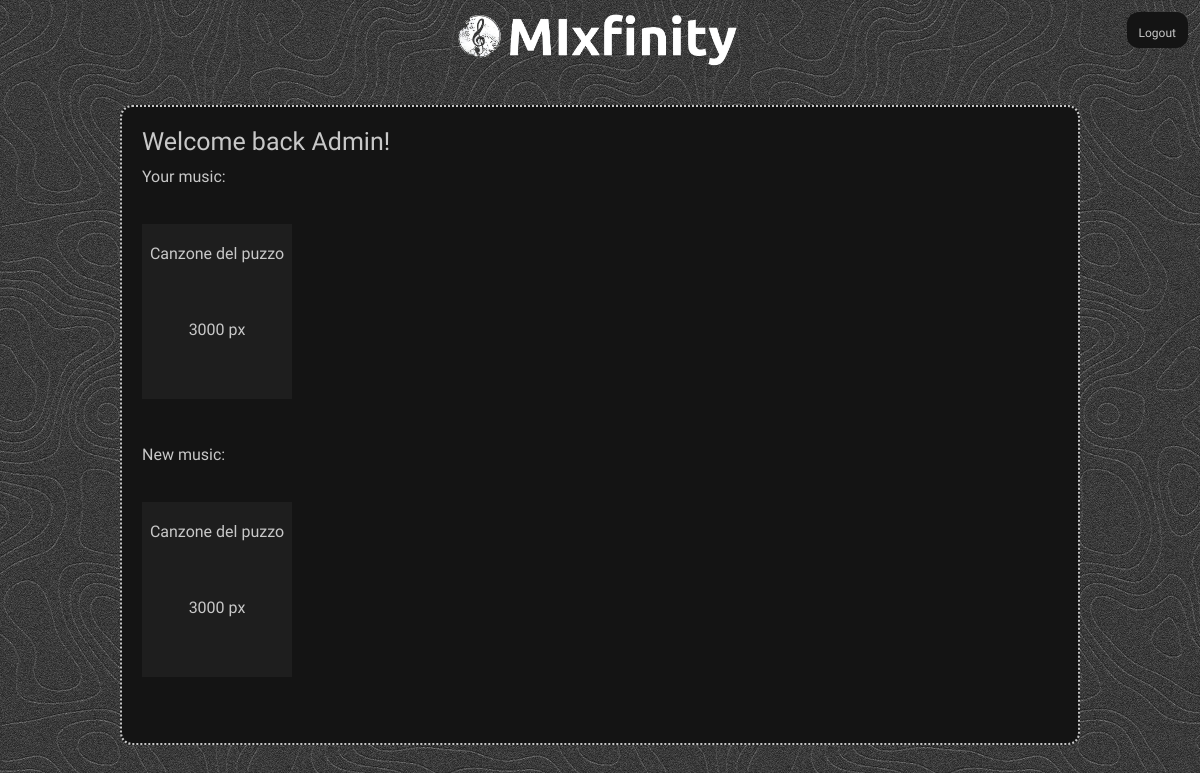
The page /php/member.php (signed in) on the database as committed earlier.
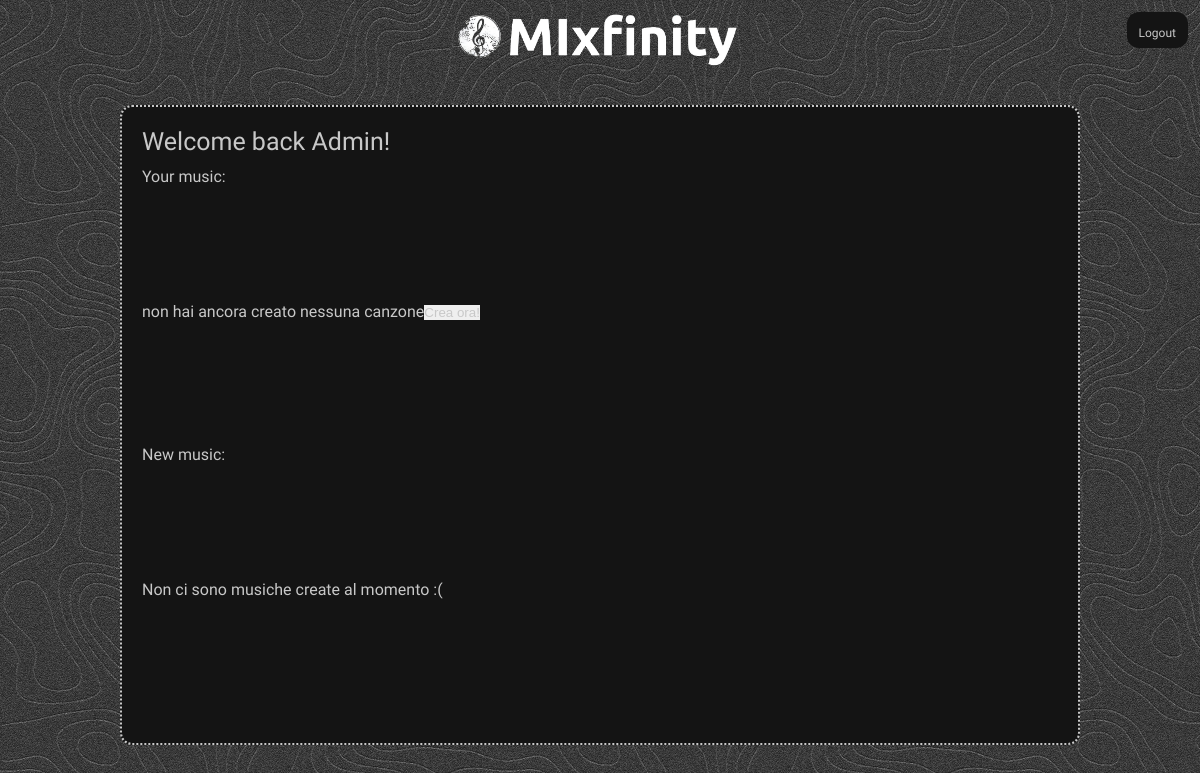
The same page on the database as committed later.
### tables this page shows
CREATE TABLE `music` (
  `id` int(11) NOT NULL,
  `title` varchar(50) NOT NULL,
  `data` longtext NOT NULL CHECK (json_valid(`data`)),
  `release_date` date NOT NULL DEFAULT current_timestamp(),
  `rating` decimal(3,1) NOT NULL DEFAULT 0.0,
  `id_user` int(11) NOT NULL,
  `id_genre` int(11) NOT NULL,
  `id_music_remix` int(11) DEFAULT NULL
);

### php/member.php (the view, shortened to what this page needs)
<?php
require "./import/connect.php";
if(isset($_SESSION['logged']) AND $_SESSION['logged'] === true){
	$email = $_SESSION['email'];
	$sql = "SELECT * FROM music WHERE id_user = (SELECT id FROM users WHERE email = '$email')";
	$response = $conn->query($sql);
	$sql = "SELECT * FROM music";
	$response_all = $conn->query($sql);
?>
	<!DOCTYPE html>
	<html lang='it'>
	<head>
		<link rel='stylesheet' href='../css/userStyle.css'>
	</head>
	<body>
		<div class='container'>
			<div class='header'>
				<div class='logo'>
					<img src='../img/logo_long_transparent.png' alt='' srcset=''>
				</div>
				<div class='login-container'>
					<a href='' ><?php $_SESSION['username'] ?></a><br>
					<a href='logout.php' >Logout</a>
				</div>
			</div>
			<div class='main'>
				<div class='center'>
					<div class='top'>
						Welcome back <?php echo $_SESSION['username']?>!
					</div>
					<div class='user-music'>
						Your music:
						<div class='music-container'>
<?php
	if($response->num_rows > 0){
		while ($row = $response->fetch_assoc()) {
			$title = $row ['title'];
			$duration = $row['duration'];
			$id = $row['id'];
			echo "<div class='music-card' id='".$id."'>
					<br>
					<div class='title'>".$title."</div>
					<br> <br><br>
					".$duration." px <br><br>
				</div>";
		}
	}else{
		echo "non hai ancora creato nessuna canzone";
		echo "<form action='../src/editor/index.php'>".
			"<input type='submit' value='Crea ora!'></form>";
	}
?>
						</div>
					</div>
					<div class='saved-music'>
						New music:
						<div class='music-container'>
<?php
	if($response->num_rows > 0){
		while($row = $response_all->fetch_assoc()){
			$title = $row ['title'];
			$duration = $row['duration'];
			$id = $row['id'];
			echo "<div class='music-card' id='".$id."'>
					<br>
					<div class='title'>".$title."</div>
					<br> <br><br>
					".$duration." px <br><br>
				</div>";
		}
	}else{
		echo "Non ci sono musiche create al momento :(";
	}
?>
						</div>
					</div>
				</div>
			</div>
		</div>
	</body>
	</html>
<?php
}else{
	echo "Session expired";
}
?>

### css/userStyle.css (style rules this page uses)
* { margin: 0; padding: 0; outline: 0; appearance: 0; border: 0; text-decoration: 0; box-sizing: border-box; color: rgb(200, 200, 200); }
body { background-image: url("../img/background.png"); font-family: 'Ubuntu', sans-serif; background-repeat: repeat; overflow-x: hidden; overflow-y: hidden; }
.container { width: 100vw; height: 100vh; display: grid; grid-template-rows: 50px auto; }
.header { position: relative; }
.header .logo { display: flex; justify-content: center; height: 6vw; width: auto; padding-top: 5px; }
.header .logo img { height: 100%; }
.header .login-container { background-color: rgb(20, 20, 20); position: absolute; top: 0; right: 0; height: 3vw; text-align: right; font-size: 1vw; padding-left: 1vw; padding-right: 1vw; margin: 1vw; border-radius: 1vw; }
.main { display: flex; justify-content: center; align-items: center; height: 100%; }
.center { display: grid; background-color: rgb(20, 20, 20); width: 80vw; height: 80vh; padding: 20px; grid-template-rows: 40px ; border-color: rgb(200, 200, 200); border-style: dotted; border-radius: 1vw; border-width: 0.2vw; }
.center .top { font-size: 25px; }
.user-music { overflow: hidden; }
.music-container { display: flex; align-items: center; overflow-x: scroll; width: fit-content; height: 90%; }
.music-card { background-color: rgb(30, 30, 30); width: 150px; height: 70%; text-align: center; padding: 1%; user-select: none; cursor: pointer; }

Rows that differ between the two databases and show on the page:
removed music: title "Canzone del puzzo", duration "3000"
Other text that changed with them:
form field value: (not shown) → "Crea ora!"
text now shown: "non hai ancora creato nessuna canzone Non ci sono musiche create al momento :("
